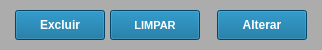
           <widget class="QWidget" name="widget_6" native="true">
            <property name="minimumSize">
             <size>
              <width>0</width>
              <height>50</height>
             </size>
            </property>
            <property name="maximumSize">
             <size>
              <width>16777215</width>
              <height>50</height>
             </size>
            </property>
            <property name="styleSheet">
             <string notr="true">background-color: rgb(172, 172, 172);</string>
            </property>
            <layout class="QHBoxLayout" name="horizontalLayout_2">
             <property name="spacing">
              <number>5</number>
             </property>
             <property name="leftMargin">
              <number>15</number>
             </property>
             <property name="topMargin">
              <number>5</number>
             </property>
             <property name="rightMargin">
              <number>15</number>
             </property>
             <property name="bottomMargin">
              <number>5</number>
             </property>
             <item>
              <widget class="QPushButton" name="btn_Excluir">
               <property name="sizePolicy">
                <sizepolicy hsizetype="Preferred" vsizetype="Preferred">
                 <horstretch>0</horstretch>
                 <verstretch>0</verstretch>
                </sizepolicy>
               </property>
               <property name="minimumSize">
                <size>
                 <width>90</width>
                 <height>30</height>
                </size>
               </property>
               <property name="maximumSize">
                <size>
                 <width>90</width>
                 <height>30</height>
                </size>
               </property>
               <property name="font">
                <font>
                 <pointsize>9</pointsize>
                 <weight>75</weight>
                 <bold>true</bold>
                </font>
               </property>
               <property name="cursor">
                <cursorShape>PointingHandCursor</cursorShape>
               </property>
               <property name="styleSheet">
                <string notr="true">color: rgb(255, 255, 255);
background-color: rgb(0, 100, 148);</string>
               </property>
               <property name="text">
                <string>Excluir</string>
               </property>
              </widget>
             </item>
             <item>
              <widget class="QPushButton" name="btn_Limpar">
               <property name="sizePolicy">
                <sizepolicy hsizetype="Preferred" vsizetype="Preferred">
                 <horstretch>0</horstretch>
                 <verstretch>0</verstretch>
                </sizepolicy>
               </property>
               <property name="minimumSize">
                <size>
                 <width>90</width>
                 <height>30</height>
                </size>
               </property>
               <property name="maximumSize">
                <size>
                 <width>90</width>
                 <height>30</height>
                </size>
               </property>
               <property name="font">
                <font>
                 <pointsize>8</pointsize>
                 <weight>75</weight>
                 <bold>true</bold>
                </font>
               </property>
               <property name="cursor">
                <cursorShape>PointingHandCursor</cursorShape>
               </property>
               <property name="styleSheet">
                <string notr="true">color: rgb(255, 255, 255);
background-color: rgb(0, 100, 148);</string>
               </property>
               <property name="text">
                <string>LIMPAR</string>
               </property>
              </widget>
             </item>
             <item>
              <widget class="QLabel" name="label_3">
               <property name="text">
                <string/>
               </property>
              </widget>
             </item>
             <item>
              <widget class="QPushButton" name="btn_Alterar">
               <property name="sizePolicy">
                <sizepolicy hsizetype="Preferred" vsizetype="Preferred">
                 <horstretch>0</horstretch>
                 <verstretch>0</verstretch>
                </sizepolicy>
               </property>
               <property name="minimumSize">
                <size>
                 <width>90</width>
                 <height>30</height>
                </size>
               </property>
               <property name="maximumSize">
                <size>
                 <width>90</width>
                 <height>30</height>
                </size>
               </property>
               <property name="font">
                <font>
                 <pointsize>9</pointsize>
                 <weight>75</weight>
                 <bold>true</bold>
                </font>
               </property>
               <property name="cursor">
                <cursorShape>PointingHandCursor</cursorShape>
               </property>
               <property name="styleSheet">
                <string notr="true">color: rgb(255, 255, 255);
background-color: rgb(0, 100, 148);</string>
               </property>
               <property name="text">
                <string>Alterar</string>
               </property>
              </widget>
             </item>
            </layout>
           </widget>
